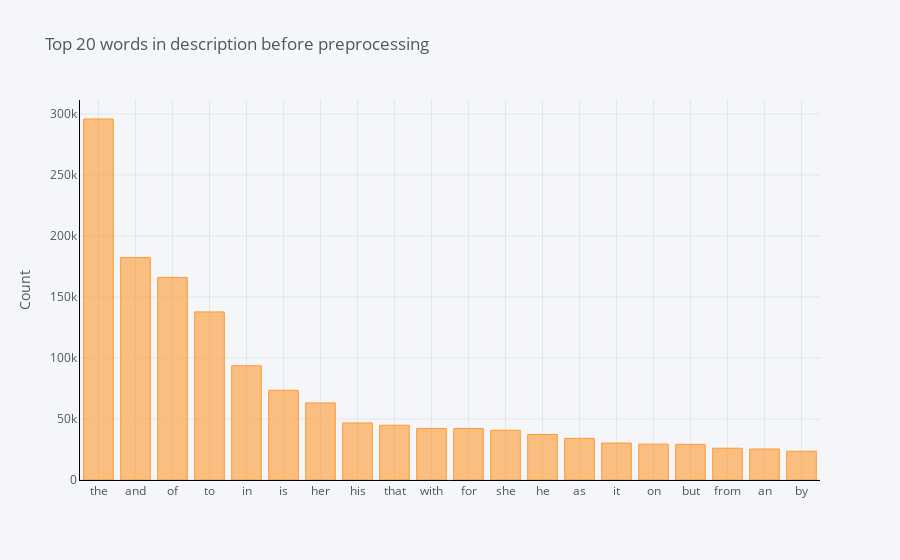

The notebook cell this image was saved under:
### Code cell
common_words = get_top_n_words(train_full['book_desc'], 20)
df2 = pd.DataFrame(common_words, columns = ['DescText' , 'count'])
df2.groupby('DescText').sum()['count'].sort_values(ascending=False).iplot(
    kind='bar', yTitle='Count', linecolor='black', title='Top 20 words in description before preprocessing')

### Figure 1 — Plotly figure (JSON) as saved in the notebook; plotly's stock layout.template omitted (floating-point values rounded to 4 significant figures)
{"data": [{"marker": {"color": "rgba(255, 153, 51, 0.6)", "line": {"color": "rgba(255, 153, 51, 1.0)", "width": 1}}, "name": "count", "orientation": "v", "text": "", "type": "bar", "x": ["the", "and", "of", "to", "in", "is", "her", "his", "that", "with", "for", "she", "he", "as", "it", "on", "but", "from", "an", "by"], "y": [295885, 182279, 165995, 137782, 93627, 73478, 63173, 46782, 44898, 42265, 42229, 40763, 37266, 34087, 30294, 29382, 29189, 26050, 25401, 23575]}], "layout": {"legend": {"bgcolor": "#F5F6F9", "font": {"color": "#4D5663"}}, "paper_bgcolor": "#F5F6F9", "plot_bgcolor": "#F5F6F9", "title": {"font": {"color": "#4D5663"}, "text": "Top 20 words in description before preprocessing"}, "xaxis": {"gridcolor": "#E1E5ED", "linecolor": "black", "showgrid": true, "tickfont": {"color": "#4D5663"}, "title": {"font": {"color": "#4D5663"}, "text": ""}, "zerolinecolor": "#E1E5ED"}, "yaxis": {"gridcolor": "#E1E5ED", "linecolor": "black", "showgrid": true, "tickfont": {"color": "#4D5663"}, "title": {"font": {"color": "#4D5663"}, "text": "Count"}, "zerolinecolor": "#E1E5ED"}}}
